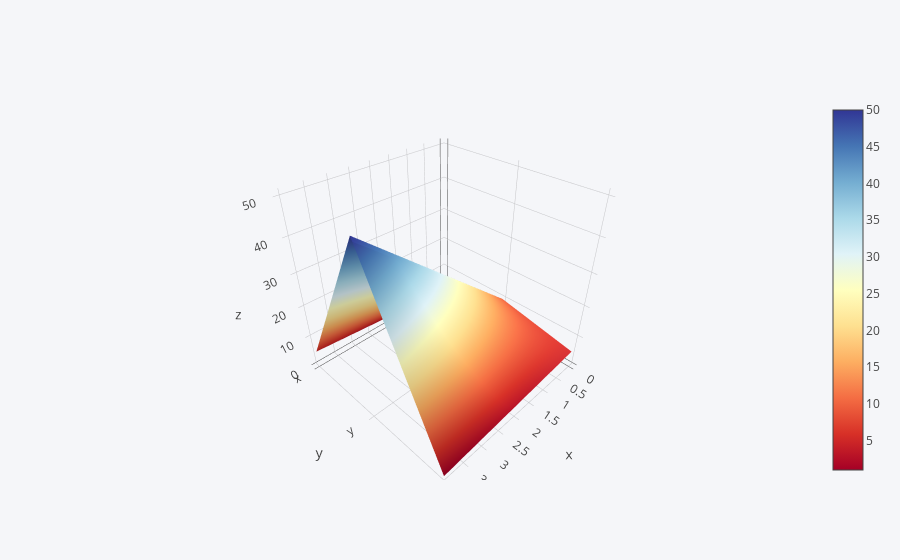

The notebook cell this image was saved under:
### Code cell
df3.iplot(kind = 'surface', colorscale = 'rdylbu') # Mudando escala de cores

### Figure 1 — Plotly figure (JSON) as saved in the notebook; plotly's stock layout.template omitted (floating-point values rounded to 4 significant figures)
{"data": [{"colorscale": [[0, "rgb(165,0,38)"], [0.1, "rgb(215,48,39)"], [0.2, "rgb(244,109,67)"], [0.3, "rgb(253,174,97)"], [0.4, "rgb(254,224,144)"], [0.5, "rgb(255,255,191)"], [0.6, "rgb(224,243,248)"], [0.7, "rgb(171,217,233)"], [0.8, "rgb(116,173,209)"], [0.9, "rgb(69,117,180)"], [1, "rgb(49,54,149)"]], "type": "surface", "uid": "b1a9df9c-aca8-4c77-baf0-498238bc39ac", "x": [0, 1, 2, 3, 4], "y": ["x", "y", "z"], "z": [[1, 2, 3, 4, 5], [10, 20, 30, 40, 50], [5, 4, 3, 2, 1]]}], "layout": {"legend": {"bgcolor": "#F5F6F9", "font": {"color": "#4D5663"}}, "paper_bgcolor": "#F5F6F9", "plot_bgcolor": "#F5F6F9", "title": {"font": {"color": "#4D5663"}}, "xaxis": {"gridcolor": "#E1E5ED", "showgrid": true, "tickfont": {"color": "#4D5663"}, "title": {"font": {"color": "#4D5663"}, "text": ""}, "zerolinecolor": "#E1E5ED"}, "yaxis": {"gridcolor": "#E1E5ED", "showgrid": true, "tickfont": {"color": "#4D5663"}, "title": {"font": {"color": "#4D5663"}, "text": ""}, "zerolinecolor": "#E1E5ED"}}}
